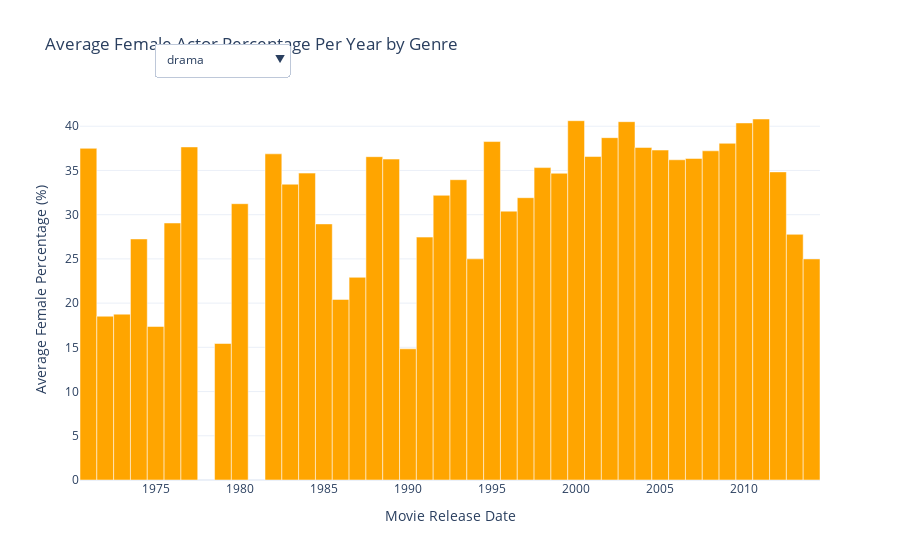

This figure's notebook cell:
### Code cell
eda.plot_female_percentage(columns=["Movie_release_date", "Movie_main_genre"], plot_type = "Interactif by genre")

### Figure 1 — Plotly figure (JSON) as saved in the notebook; plotly's stock layout.template omitted (floating-point values rounded to 4 significant figures)
{"data": [{"marker": {"color": "orange"}, "name": "drama", "type": "bar", "visible": true, "x": [1971, 1972, 1973, 1974, 1975, 1976, 1977, 1979, 1980, 1982, 1983, 1984, 1985, 1986, 1987, 1988, 1989, 1990, 1991, 1992, 1993, 1994, 1995, 1996, 1997, 1998, 1999, 2000, 2001, 2002, 2003, 2004, 2005, 2006, 2007, 2008, 2009, 2010, 2011, 2012, 2013, 2014], "y": [37.5, 18.52, 18.75, 27.25, 17.36, 29.06, 37.66, 15.43, 31.24, 36.88, 33.45, 34.7, 28.95, 20.42, 22.92, 36.56, 36.29, 14.84, 27.46, 32.19, 33.96, 25.01, 38.27, 30.4, 31.92, 35.32, 34.68, 40.63, 36.57, 38.71, 40.52, 37.6, 37.31, 36.21, 36.36, 37.22, 38.07, 40.37, 40.82, 34.84, 27.77, 25]}, {"marker": {"color": "orange"}, "name": "fantasy", "type": "bar", "visible": false, "x": [1971, 1978, 1980, 1981, 1984, 1985, 1986, 1987, 1988, 1989, 1990, 1991, 1992, 1993, 1994, 1995, 1996, 1997, 1998, 1999, 2000, 2001, 2002, 2003, 2004, 2005, 2006, 2007, 2008, 2009, 2010, 2011, 2012, 2013, 2014], "y": [31.25, 60, 40, 18.82, 23.08, 34.13, 45.77, 20, 36.43, 11.11, 50, 35.06, 20, 30.43, 36.71, 18.13, 50.6, 48.84, 33.15, 25.52, 30.8, 32.67, 25.99, 31.06, 35.58, 33.09, 40.25, 35.18, 37.55, 35.98, 35.15, 29.8, 16.08, 27.4, 71.43]}, {"marker": {"color": "orange"}, "name": "thriller", "type": "bar", "visible": false, "x": [1971, 1972, 1973, 1974, 1975, 1976, 1977, 1978, 1979, 1980, 1981, 1982, 1983, 1984, 1985, 1986, 1987, 1988, 1989, 1990, 1991, 1992, 1993, 1994, 1995, 1996, 1997, 1998, 1999, 2000, 2001, 2002, 2003, 2004, 2005, 2006, 2007, 2008, 2009, 2010, 2011, 2012, 2013], "y": [16.58, 50, 25.87, 26.97, 16.67, 35.84, 13.68, 54.17, 10, 15.55, 31.59, 19.92, 30.57, 21.86, 21.38, 28.97, 24.68, 12.13, 21.5, 29.11, 27.95, 16.85, 17.91, 24.84, 23.44, 27.99, 28.41, 27.28, 32.98, 32.09, 28.13, 29.6, 28.77, 27.48, 32.86, 30.65, 28.66, 28.76, 30.68, 31.04, 29.81, 32.08, 27.07]}, {"marker": {"color": "orange"}, "name": "comedy", "type": "bar", "visible": false, "x": [1973, 1974, 1975, 1977, 1978, 1980, 1981, 1982, 1984, 1985, 1986, 1987, 1988, 1989, 1990, 1991, 1992, 1993, 1994, 1995, 1996, 1997, 1998, 1999, 2000, 2001, 2002, 2003, 2004, 2005, 2006, 2007, 2008, 2009, 2010, 2011, 2012, 2013], "y": [45.84, 10, 7.69, 8.33, 47.06, 24.61, 45, 35.12, 32.88, 26.32, 34.52, 34.83, 35.41, 17.46, 29.92, 25, 12.02, 0, 42.41, 37.78, 34.43, 31.95, 34.05, 35.22, 36.11, 39.23, 33.86, 36.63, 39.66, 37.46, 32.58, 33.69, 36.21, 35.2, 42.22, 37.57, 35.51, 33.15]}, {"marker": {"color": "orange"}, "name": "horror", "type": "bar", "visible": false, "x": [1973, 1974, 1976, 1977, 1979, 1980, 1981, 1983, 1984, 1985, 1986, 1987, 1988, 1989, 1990, 1992, 1993, 1995, 1996, 1998, 1999, 2000, 2001, 2002, 2003, 2004, 2005, 2006, 2007, 2009, 2010, 2011, 2012, 2013], "y": [46.15, 27.27, 21.88, 43.75, 41.66, 27.77, 38.72, 33.33, 28.59, 50, 38.12, 28.04, 47.94, 29.86, 32.5, 37.38, 43.12, 26.55, 33.81, 29.09, 37.72, 36.01, 36.11, 39.59, 32.26, 27.73, 11.11, 44.88, 26.67, 37.5, 66.67, 50.19, 39.78, 22.22]}, {"marker": {"color": "orange"}, "name": "action/adventure", "type": "bar", "visible": false, "x": [1978, 1979, 1980, 1981, 1984, 1985, 1986, 1987, 1988, 1990, 1991, 1992, 1993, 1994, 1995, 1996, 1997, 1998, 1999, 2000, 2001, 2002, 2003, 2004, 2005, 2006, 2007, 2008, 2009, 2010, 2011, 2012], "y": [21.66, 21.05, 17.07, 25.45, 22.17, 25.21, 12.81, 7.69, 11.11, 23.8, 18.01, 33.33, 18.34, 19.28, 15.5, 24.03, 24.91, 22.46, 22.8, 24.25, 21.47, 19.72, 21.71, 24.14, 25.63, 23.87, 26.81, 26.6, 23.35, 28.75, 23.33, 23.69]}], "layout": {"bargap": 0, "title": {"text": "Average Female Actor Percentage Per Year by Genre"}, "updatemenus": [{"active": 0, "buttons": [{"args": [{"visible": [true, false, false, false, false, false]}, {"title": "Average Female Actor Percentage Per Year (drama)"}], "label": "drama", "method": "update"}, {"args": [{"visible": [false, true, false, false, false, false]}, {"title": "Average Female Actor Percentage Per Year (fantasy)"}], "label": "fantasy", "method": "update"}, {"args": [{"visible": [false, false, true, false, false, false]}, {"title": "Average Female Actor Percentage Per Year (thriller)"}], "label": "thriller", "method": "update"}, {"args": [{"visible": [false, false, false, true, false, false]}, {"title": "Average Female Actor Percentage Per Year (comedy)"}], "label": "comedy", "method": "update"}, {"args": [{"visible": [false, false, false, false, true, false]}, {"title": "Average Female Actor Percentage Per Year (horror)"}], "label": "horror", "method": "update"}, {"args": [{"visible": [false, false, false, false, false, true]}, {"title": "Average Female Actor Percentage Per Year (action/adventure)"}], "label": "action/adventure", "method": "update"}], "direction": "down", "showactive": true, "x": 0.1, "xanchor": "left", "y": 1.15, "yanchor": "top"}], "xaxis": {"title": {"text": "Movie Release Date"}}, "yaxis": {"title": {"text": "Average Female Percentage (%)"}}}}
